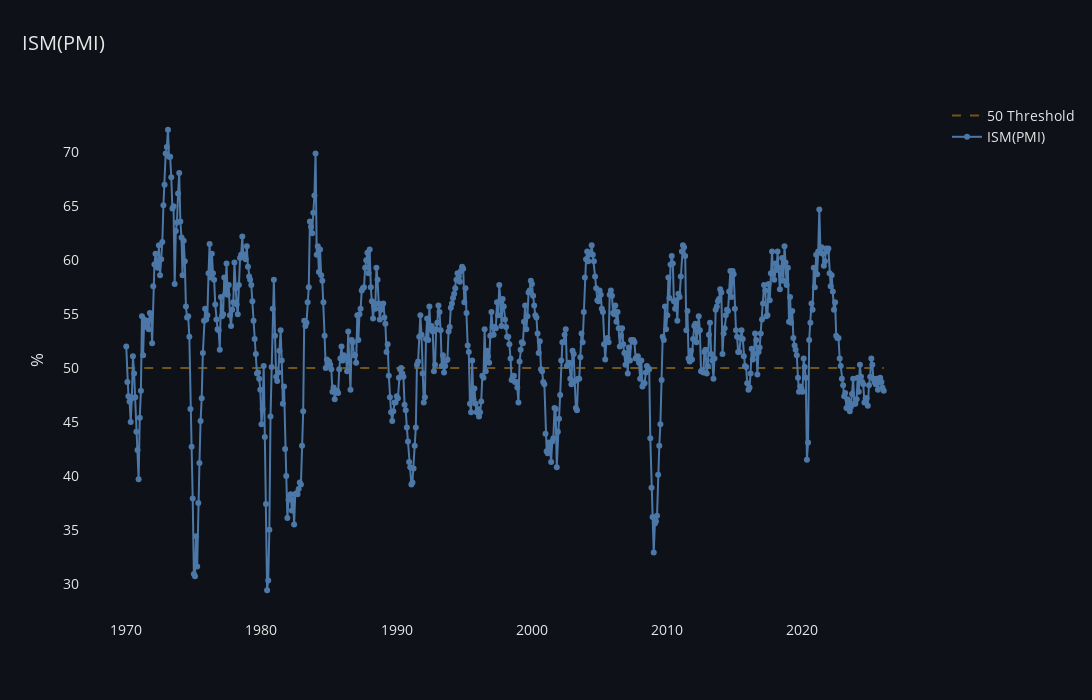

The notebook cell this image was saved under:
### Markdown cell above
- **PMI index chart**

### Code cell
fig = go.Figure()

# Reference line
fig.add_trace(go.Scatter(
    x=pmi_df.index,
    y=[50]*len(pmi_df),
    name='50 Threshold',
    line=dict(
        width=2,
        color="#725615",   # muted gold
        dash="dash"
    ),
    hoverinfo="skip",
))

fig.add_trace(go.Scatter(
    x=pmi_df.index,
    y=pmi_df["ISM(PMI)"],
    name='ISM(PMI)',
    mode='lines+markers',
    line=dict(
        color="#4C78A8",
        width=2
    ),
    marker=dict(
        color="#4C78A8",
        size=6
    )
))


fig.update_layout(
    title=dict(
        text='ISM(PMI)',
        x=0.02,
        font=dict(size=20)
    ),
    plot_bgcolor="#0E1117",
    paper_bgcolor="#0E1117",
    font=dict(color="#E6E6E6", size=14),
    width=1400,
    height=700,
    yaxis=dict(
        title="%",
        exponentformat="none",
        showgrid=False,
        zeroline=False
    ),
    xaxis=dict(
        showgrid=False,
        zeroline=False
    ),
    hovermode="x unified",
)

fig.show()

### Figure 1 — Plotly figure (JSON) as saved in the notebook; plotly's stock layout.template omitted (floating-point values rounded to 4 significant figures; data arrays with more than 128 entries replaced by an {"elided": "..."} marker saying what was removed)
{"data": [{"hoverinfo": "skip", "line": {"color": "#725615", "dash": "dash", "width": 2}, "name": "50 Threshold", "type": "scatter", "x": {"elided": "673 str values"}, "y": {"elided": "673 int values"}}, {"line": {"color": "#4C78A8", "width": 2}, "marker": {"color": "#4C78A8", "size": 6}, "mode": "lines+markers", "name": "ISM(PMI)", "type": "scatter", "x": {"elided": "673 str values"}, "y": {"elided": "673 float values"}}], "layout": {"font": {"color": "#E6E6E6", "size": 14}, "height": 700, "hovermode": "x unified", "paper_bgcolor": "#0E1117", "plot_bgcolor": "#0E1117", "title": {"font": {"size": 20}, "text": "ISM(PMI)", "x": 0.02}, "width": 1400, "xaxis": {"showgrid": false, "zeroline": false}, "yaxis": {"exponentformat": "none", "showgrid": false, "title": {"text": "%"}, "zeroline": false}}}
